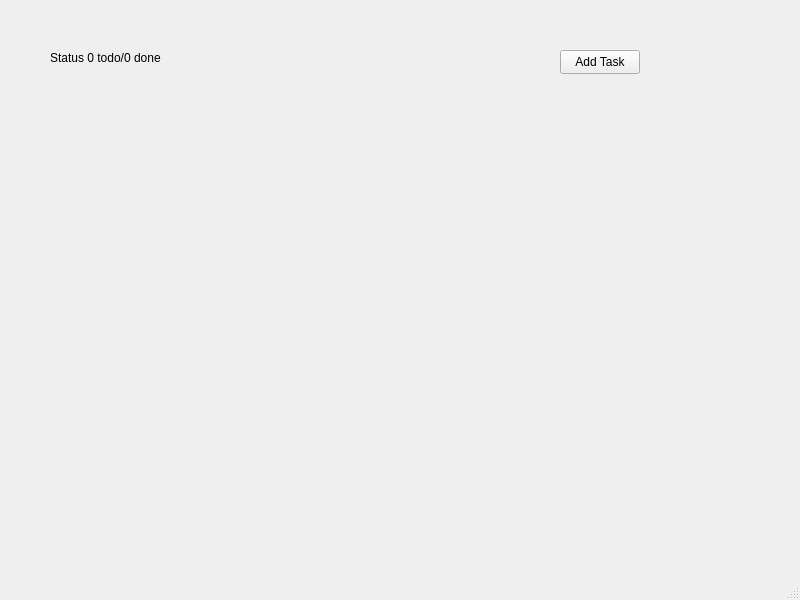
<?xml version="1.0" encoding="UTF-8"?>
<ui version="4.0">
 <class>MainWindow</class>
 <widget class="QMainWindow" name="MainWindow">
  <property name="geometry">
   <rect>
    <x>0</x>
    <y>0</y>
    <width>800</width>
    <height>600</height>
   </rect>
  </property>
  <property name="windowTitle">
   <string>MainWindow</string>
  </property>
  <widget class="QWidget" name="centralwidget">
   <widget class="QLabel" name="statusLabel">
    <property name="geometry">
     <rect>
      <x>50</x>
      <y>50</y>
      <width>141</width>
      <height>16</height>
     </rect>
    </property>
    <property name="text">
     <string>Status 0 todo/0 done</string>
    </property>
   </widget>
   <widget class="QPushButton" name="addtaskButton">
    <property name="geometry">
     <rect>
      <x>560</x>
      <y>50</y>
      <width>80</width>
      <height>24</height>
     </rect>
    </property>
    <property name="text">
     <string>Add Task</string>
    </property>
   </widget>
  </widget>
  <widget class="QMenuBar" name="menubar">
   <property name="geometry">
    <rect>
     <x>0</x>
     <y>0</y>
     <width>800</width>
     <height>21</height>
    </rect>
   </property>
  </widget>
  <widget class="QStatusBar" name="statusbar"/>
 </widget>
 <resources/>
 <connections/>
</ui>
